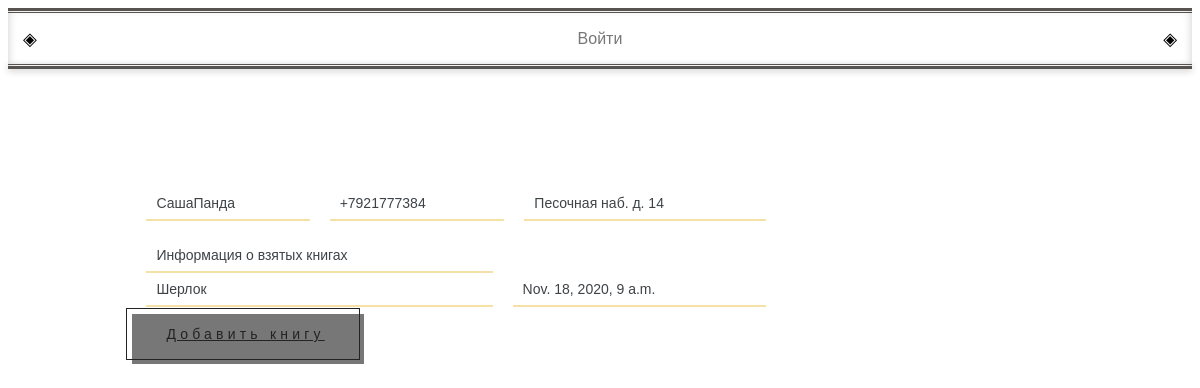
The page /reader/1/ on the database its author committed.
### app/models.py (models this page shows)
class Reader(models.Model):
    name = models.CharField(max_length=50)
    address = models.CharField(max_length=100)
    phone_number = models.CharField(max_length=15)

class Book(models.Model):
    name = models.CharField(max_length=50)
    author = models.CharField(max_length=50)
    publisher = models.CharField(max_length=50)
    city = models.CharField(max_length=50)
    year = models.IntegerField()
    theme = models.CharField(max_length=50)
    language = models.CharField(max_length=20)
    translate = models.CharField(max_length=50)

class Card(models.Model):
    book = models.IntegerField(default=None)
    reader = models.IntegerField(default=None)
    date = models.DateTimeField(auto_now_add=True)

### app/views.py (the view)
# urls.py: path('reader/<int:reader_id>/', reader, name="reader"),
def reader(request, reader_id):
    try:
        context = {'data_r': Reader.objects.get(pk=reader_id), 'data_b': Book.objects.all(),
                   'data_c': Card.objects.all()}
    except User.DoesNotExist:
        raise Http404("Пользователя не сущетсвует")
    return render(request, 'account.html', context)

### templates/account.html (shortened to what this page needs)
{% extends 'menu.html' %}
{% block body %}
     <div style="margin-left: 10%; margin-top: 10%">
     <table class="table_col" id="info-table">
    <thead>
    <tr><th>{{ data_r.name }}</th><th>{{ data_r.phone_number }}</th><th>{{ data_r.address }}</th>
    </tr>
</thead>
     </table>
<table class="table_col" id="info-table">
    <thead>
    <tr><th>Информация о взятых книгах</th>
    </tr>
</thead>
    <tbody>
    {% for card in data_c %}
        {% for book in data_b %}
        {% if card.reader == data_r.id and card.book == book.id %}
            <tr><th>{{ book.name }}</th><th>{{ card.date }}</th></tr><br>
        {% endif %}
        {% endfor %} {% endfor %}
    </tbody>
</table>
     <br>
<a href="{% url 'card' data_r.id %}" class="button-1">Добавить книгу</a>
    </div>
{% endblock %}

### rows shown on the page
Reader: name "СашаПанда", phone_number "+7921777384", address "Песочная наб. д. 14"
Card: date "Nov. 18, 2020, 9 a.m."
Book: name "Шерлок"
